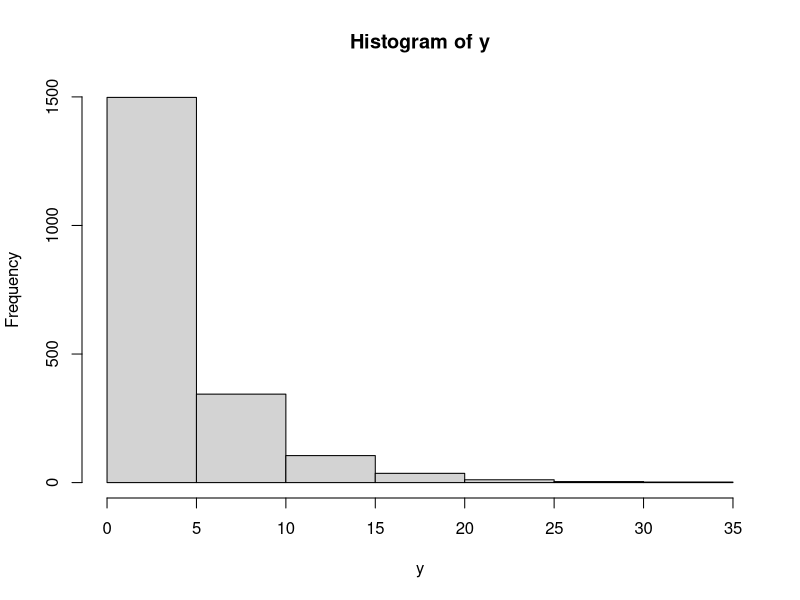

Source code (R):
#1a
dgeom(x = 3, prob = 0.2)
	#[1] 0.1024

#1b
hsl = (rgeom(n = 10000, 0.2) == 3)
mean(hsl)
	#[1] 0.1093

#1c
	#tidak berbeda jauh

#1d
set.seed(10)
y <- rgeom(2000, prob = 0.2)
hist(y)

#1e
	#mean = 1/p dam varian = (1-p)/p^2